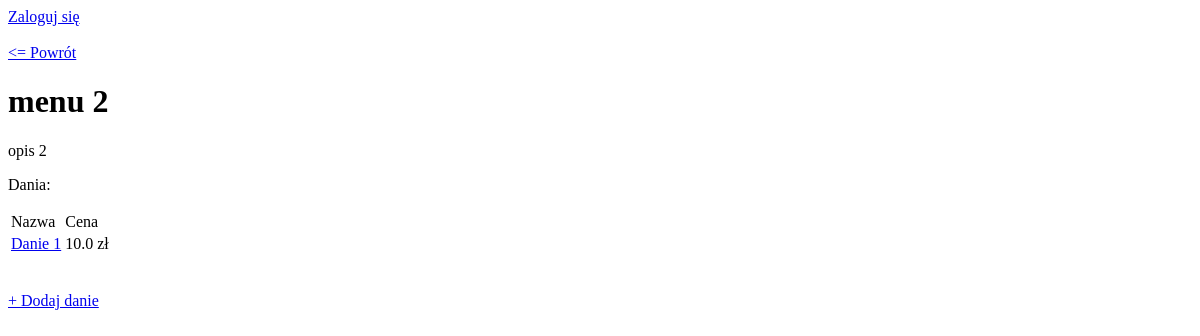
Before: /menu_detail/3 with the older database file.
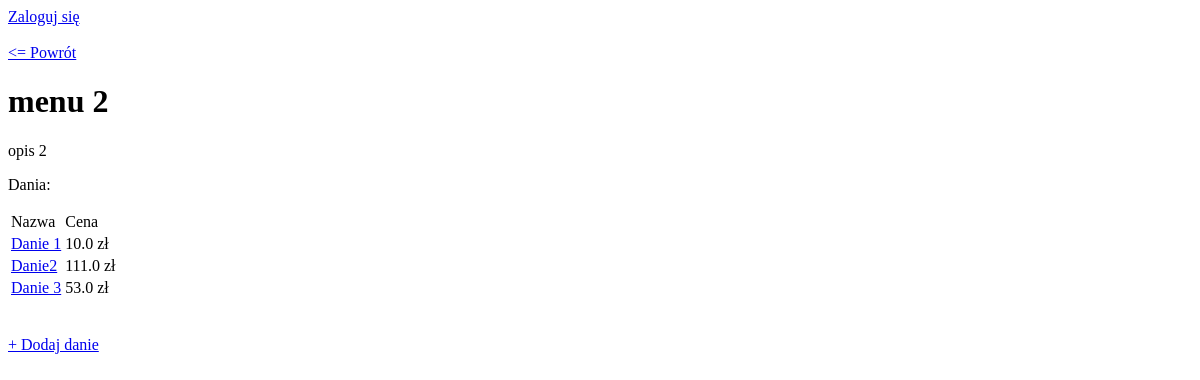
After: the same page with the newer database file.
### menu/models.py (models this page shows, shortened)
class Dish(models.Model):
    name = models.TextField(max_length=50, unique=True, verbose_name='Nazwa')
    description = models.TextField(max_length=1000, verbose_name='Opis')
    price = models.FloatField(verbose_name='Cena')
    preparation_time = models.IntegerField(verbose_name='Czas przygotowania')
    is_vege = models.BooleanField(verbose_name='Danie wegetariańskie')
    picture = models.ImageField(default='default.jpg', verbose_name='Zdjęcie dania')
    created = models.DateTimeField(editable=False)
    modified = models.DateTimeField(auto_now=True)

### menu/views.py (the view)
# urls.py: path('menu_detail/<int:pk>', views.MenuDetailView.as_view(), name='menu_detail'),
class MenuDetailView(DetailView):
    model = Menu
    template_name = 'menu_detail_view.html'

### templates/menu_detail_view.html
{% extends 'base.html' %}
{% block body %}
    <a href="/"><= Powrót</a>
    <h1>
    {{ object.name }}
    </h1>
    <p>
    {{ object.description }}
    </p>
    <p>Dania:</p>
    <table style="border-width: 5px; border-color: black">
    <tr>
        <td>Nazwa</td>
        <td>Cena</td>
    </tr>
        {% for dish in menu.dishes.all %}
            <tr>
                <td><a href="/dish_detail/{{ dish.pk }}">{{ dish.name }}</a></td>
                <td>{{ dish.price }} zł</td>
            </tr>
        {% endfor %}
    </table>
    <br/><br/>
    <a href="/add_dish_to_menu/{{ object.pk }}">+ Dodaj danie</a>
{% endblock %}

Changed rows visible on the page:
added Dish: name "Danie2", price "111.0"
added Dish: name "Danie 3", price "53.0"
